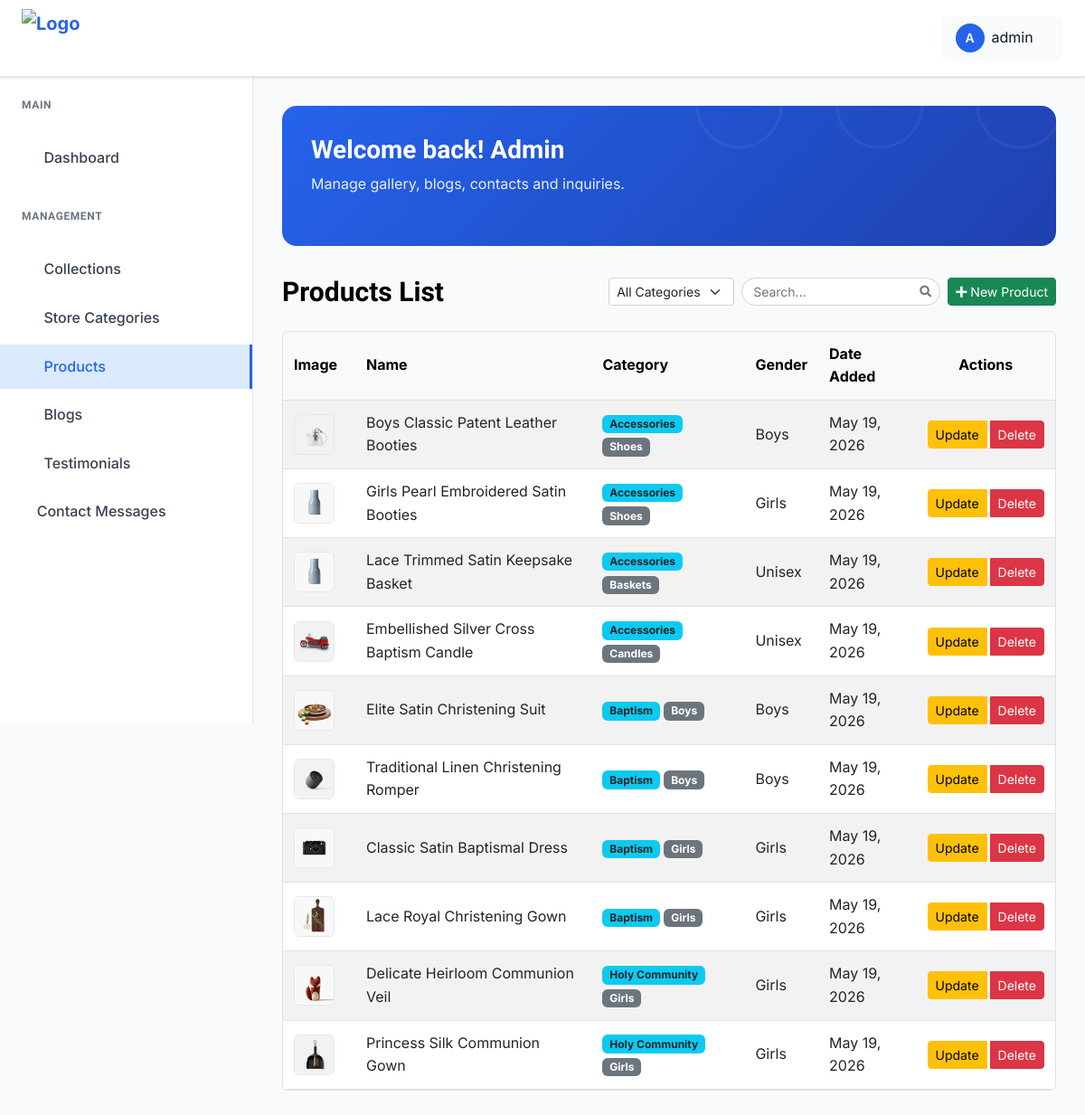
Page /dashboard/products/ (signed in) on the committed database.
### zuzanne_app/models.py (models this page shows, shortened)
class Product(models.Model):
    GENDER_CHOICES = [
        ("boys", "Boys"),
        ("girls", "Girls"),
        ("unisex", "Unisex"),
    ]
    category = models.ForeignKey(Category, on_delete=models.CASCADE, related_name="products")
    name = models.CharField(max_length=200)
    slug = models.SlugField(unique=True, blank=True)
    description = models.TextField()
    gender = models.CharField(max_length=10, choices=GENDER_CHOICES)
    available_sizes = models.TextField(blank=True, null=True, help_text="Enter sizes comma-separated e.g. 0-3M, 3-6M, 1Y")
    created_at = models.DateTimeField(auto_now_add=True)
    class Meta:
        ordering = ["-created_at"]

class OptimizedImageModel(models.Model):
    image_fields = []
    class Meta:
        abstract = True

class ProductImage(OptimizedImageModel):
    image_fields = ["image"]
    product = models.ForeignKey(Product, on_delete=models.CASCADE, related_name="images")
    image = models.ImageField(upload_to="products/")

class Category(OptimizedImageModel):
    image_fields = ["image"]
    collection = models.ForeignKey(Collection, on_delete=models.CASCADE, related_name="categories")
    name = models.CharField(max_length=200)
    slug = models.SlugField(blank=True)
    image = models.ImageField(upload_to="categories/", blank=True, null=True)
    description = models.TextField(blank=True, null=True)
    created_at = models.DateTimeField(auto_now_add=True)
    class Meta:
        verbose_name_plural = "Categories"
        unique_together = (('collection', 'name'), ('collection', 'slug'))

class Collection(OptimizedImageModel):
    image_fields = ["image"]
    name = models.CharField(max_length=200, unique=True)
    slug = models.SlugField(unique=True, blank=True)
    image = models.ImageField(upload_to="collections/")
    description = models.TextField(blank=True, null=True)
    created_at = models.DateTimeField(auto_now_add=True)

### zuzanne_app/views.py (the view)
# urls.py: path("dashboard/products/", views.product_list, name="product_list"),
@login_required(login_url="admin_login")
def product_list(request):
    category_id = request.GET.get('category')
    products = Product.objects.select_related("category__collection").prefetch_related("images").all().order_by("-created_at")
    if category_id:
        products = products.filter(category_id=category_id)
    paginator = Paginator(products, 10)
    page_number = request.GET.get('page')
    page_obj = paginator.get_page(page_number)
    collections = Collection.objects.prefetch_related("categories").all().order_by("name")
    return render(request, "admin_pages/product_list.html", {
        "products": page_obj,
        "collections": collections,
        "selected_category": category_id,
    })

### templates/admin_pages/product_list.html (shortened to what this page needs)
{% extends "admin_pages/base.html" %}
{% load static %}
{% block content %}
<div class="dashboard__form__wraper">
     <div class="create__course__title mb-4 d-flex flex-wrap justify-content-between align-items-center gap-2">
        <h4 class="mb-0">Products List</h4>
        <div class="d-flex align-items-center gap-2 ms-auto">
            <form method="GET" action="{% url 'product_list' %}" class="d-flex align-items-center gap-2">
                <select name="category" class="form-select form-select-sm w-auto" onchange="this.form.submit()">
                    <option value="">All Categories</option>
                </select>
            </form>
            <div class="search-box">
                <input type="text" id="productSearchInput" class="form-control form-control-sm" placeholder="Search...">
            </div>
        </div>
        <a href="{% url 'product_create' %}" class="btn btn-success btn-sm">
            <i class="fas fa-plus"></i> New Product
        </a>
    </div>
    <div class="custom-table-container">
        <table class="table table-striped table-hover align-middle">
            <thead class="table-light">
                <tr>
                    <th scope="col" style="width: 80px;">Image</th>
                    <th scope="col">Name</th>
                    <th scope="col">Category</th>
                    <th scope="col">Gender</th>
                    <th scope="col">Date Added</th>
                    <th scope="col" class="text-center">Actions</th>
                </tr>
            </thead>
            <tbody>
                {% for product in products %}
                <tr>
                    <td>
                        {% if product.images.first %}
                            <img src="{{ product.images.first.image.url }}" alt="{{ product.name }}" style="width: 45px; height: 45px; object-fit: cover; border-radius: 6px; border: 1px solid #e5e7eb;">
                        {% else %}
                            <div style="width: 45px; height: 45px; border-radius: 6px; background: #f3f4f6; display: flex; align-items: center; justify-content: center; font-size: 1.25rem; color: #9ca3af; border: 1px dashed #d1d5db;">
                                <i class="icofont-image"></i>
                            </div>
                        {% endif %}
                    </td>
                    <td>{{ product.name }}</td>
                    <td>
                        <span class="badge bg-info text-dark">{{ product.category.collection.name }}</span>
                        <span class="badge bg-secondary">{{ product.category.name }}</span>
                    </td>
                    <td>{{ product.get_gender_display }}</td>
                    <td>{{ product.created_at|date:"M d, Y" }}</td>
                    <td class="text-center">
                        <div class="btn-group" role="group">
                            <button type="button" class="btn btn-sm btn-warning me-1" data-bs-toggle="modal" data-bs-target="#updateProductModal{{ product.id }}">
                                Update
                            </button>
                            <button type="button" class="btn btn-sm btn-danger" data-bs-toggle="modal" data-bs-target="#deleteProductModal{{ product.id }}">
                                Delete
                            </button>
                        </div>
                    </td>
                </tr>
                {% empty %}
                <tr>
                    <td colspan="6" class="text-center py-4">
                        <p class="text-muted">No products found. <a href="{% url 'product_create' %}">Add your first product</a></p>
                    </td>
                </tr>
                {% endfor %}
            </tbody>
        </table>
    </div>
</div>
{% endblock %}

### templates/admin_pages/base.html (shortened to what this page needs)
{% load static %}
{% load static %}
<!DOCTYPE html>
<html class="no-js" lang="en">
<head>
    <link rel="stylesheet" href="https://cdnjs.cloudflare.com/ajax/libs/toastr.js/latest/toastr.min.css">
    <link href="https://cdnjs.cloudflare.com/ajax/libs/font-awesome/5.15.4/css/all.min.css" rel="stylesheet">
    <link rel="stylesheet" href="{% static 'admin-static/assets/css/bootstrap.min.css' %}">
    <link rel="stylesheet" href="{% static 'admin-static/assets/css/icofont.min.css' %}">
    <link rel="stylesheet" href="{% static 'admin-static/assets/css/style.css' %}">
</head>
<body>
    <header class="dashboard-header">
        <div class="header-left">
            <a href="{% url 'admin_dashboard' %}" class="logo">
                <img src="{% static 'admin-static/assets/img/zuzanne.png' %}" alt="Logo" style="height: 65px; width: auto; object-fit: contain;">
            </a>
        </div>
        <div class="header-right">
            <div class="user-profile-dropdown">
                <div class="user-profile-toggle">
                    <div class="user-avatar">
                        {{ request.user.username|first|upper }}
                    </div>
                    <span>{{ request.user.username}}</span>
                    <i class="icofont-simple-down"></i>
                </div>
            </div>
        </div>
    </header>
    <aside class="dashboard-sidebar" id="dashboardSidebar">
        <div class="sidebar-content">
            <div class="sidebar-section">
                <h6 class="sidebar-title">Main</h6>
                <ul class="sidebar-menu">
                    <li>
                        <a href="{% url 'admin_dashboard' %}"
                            class="{% if request.resolver_match.url_name == 'admin_dashboard' %}active{% endif %}">
                            <i class="icofont-dashboard"></i>
                            Dashboard
                        </a>
                    </li>
                </ul>
            </div>
            <div class="sidebar-section">
                <h6 class="sidebar-title">Management</h6>
                <ul class="sidebar-menu">
                    <li>
                        <a href="{% url 'collection_list' %}"
                            class="{% if request.resolver_match.url_name == 'collection_list' or request.resolver_match.url_name == 'collection_create' or request.resolver_match.url_name == 'collection_update' %}active{% endif %}">
                            <i class="icofont-list"></i>
                            Collections
                        </a>
                    </li>
                    <li>
                        <a href="{% url 'store_category_list' %}"
                            class="">
                            <i class="icofont-tags"></i>
                            Store Categories
                        </a>
                    </li>
                    <li>
                        <a href="{% url 'product_list' %}"
                            class="{% if request.resolver_match.url_name == 'product_list' or request.resolver_match.url_name == 'product_create' or request.resolver_match.url_name == 'product_update' %}active{% endif %}">
                            <i class="icofont-shopping-cart"></i>
                            Products
                        </a>
                    </li>
                    <li>
                        <a href="{% url 'admin_blog_list' %}"
                            class="{% if request.resolver_match.url_name == 'admin_blog_list' or request.resolver_match.url_name == 'admin_block_list' %}active{% endif %}">
                            <i class="icofont-newspaper"></i>
                            Blogs
                        </a>
                    </li>
                    <li>
                        <a href="{% url 'testimonial_list' %}"
                            class="{% if request.resolver_match.url_name == 'testimonial_list' %}active{% endif %}">
                            <i class="icofont-quote-left"></i>
                            Testimonials
                        </a>
                    </li>
                    <li>
                        <a href="{% url 'contact_list' %}"
                            class="{% if request.resolver_match.url_name == 'contact_list' %}active{% endif %} d-flex align-items-center justify-content-between" style="width: 100%;">
                            <span>
                                <i class="icofont-ui-messaging"></i>
                                Contact Messages
                            </span>
                        </a>
                    </li>
                </ul>
            </div>
        </div>
    </aside>
    <main class="dashboard-main">
        <div class="dashboard-content">
            <div class="dashboard-banner">
                <div class="banner-content">
                    <h1 class="banner-title">Welcome back! Admin</h1>
                    <p class="banner-subtitle">Manage gallery, blogs, contacts and inquiries.</p>
                </div>
            </div>
            {% block content %}{% endblock %}
        </div>
    </main>
</body>
</html>

### templates/admin_pages/product_list.html (style rules this page uses)
.custom-table-container { width: 100%; overflow-x: auto; -webkit-overflow-scrolling: touch; border: 1px solid #dee2e6; border-radius: 0.375rem; background: white; margin-bottom: 1rem; position: relative; overflow-y: hidden; }
.custom-table-container table { min-width: 800px; width: 100%; margin-bottom: 0; }
.custom-table-container .table th, .custom-table-container .table td { vertical-align: middle; padding: 0.75rem; }
.custom-table-container thead th { position: sticky; top: 0; background-color: #f8f9fa; z-index: 10; box-shadow: 0 1px 0 #dee2e6; }

### rows in the picture
Product: images.first.image (picture), name "Boys Classic Patent Leather Booties", category.collection.name "Accessories", category.name "Shoes", gender "Boys", created_at "May 19, 2026"
Product: images.first.image (picture), name "Girls Pearl Embroidered Satin Booties", category.collection.name "Accessories", category.name "Shoes", gender "Girls", created_at "May 19, 2026"
Product: images.first.image (picture), name "Lace Trimmed Satin Keepsake Basket", category.collection.name "Accessories", category.name "Baskets", gender "Unisex", created_at "May 19, 2026"
Product: images.first.image (picture), name "Embellished Silver Cross Baptism Candle", category.collection.name "Accessories", category.name "Candles", gender "Unisex", created_at "May 19, 2026"
Product: images.first.image (picture), name "Elite Satin Christening Suit", category.collection.name "Baptism", category.name "Boys", gender "Boys", created_at "May 19, 2026"
Product: images.first.image (picture), name "Traditional Linen Christening Romper", category.collection.name "Baptism", category.name "Boys", gender "Boys", created_at "May 19, 2026"
Product: images.first.image (picture), name "Classic Satin Baptismal Dress", category.collection.name "Baptism", category.name "Girls", gender "Girls", created_at "May 19, 2026"
Product: images.first.image (picture), name "Lace Royal Christening Gown", category.collection.name "Baptism", category.name "Girls", gender "Girls", created_at "May 19, 2026"
Product: images.first.image (picture), name "Delicate Heirloom Communion Veil", category.collection.name "Holy Community", category.name "Girls", gender "Girls", created_at "May 19, 2026"
Product: images.first.image (picture), name "Princess Silk Communion Gown", category.collection.name "Holy Community", category.name "Girls", gender "Girls", created_at "May 19, 2026"

### other values in the picture
{{ request.user.username|first|upper }} "A"
{{ request.user.username }} "admin"
